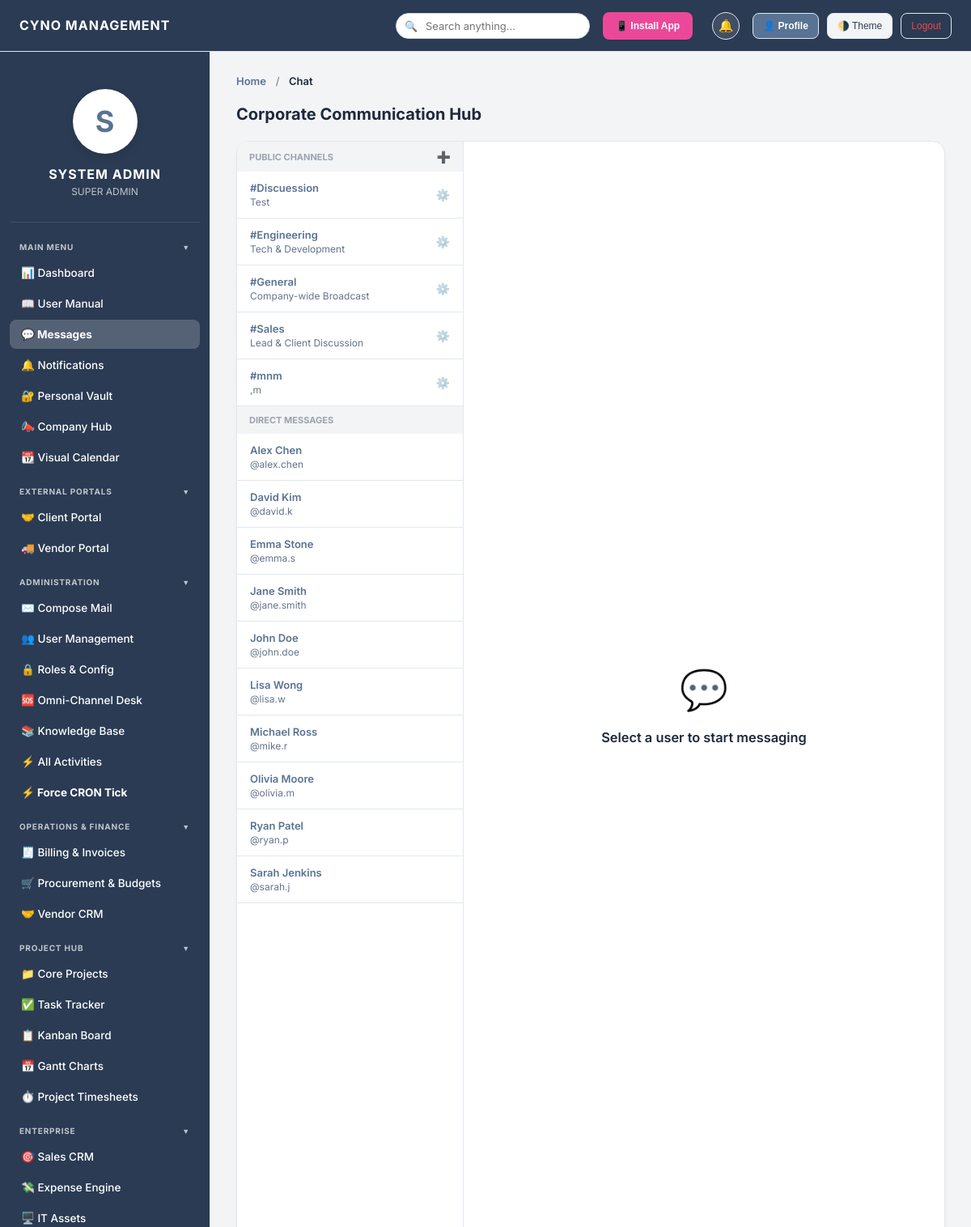
The page /chat.php (signed in) on the database its author committed.
### tables this page shows
CREATE TABLE chat_channels (id INTEGER PRIMARY KEY AUTOINCREMENT, name TEXT NOT NULL UNIQUE, description TEXT);

CREATE TABLE users (
        id INTEGER PRIMARY KEY AUTOINCREMENT,
        login_id TEXT UNIQUE NOT NULL,
        password TEXT NOT NULL,
        name TEXT NOT NULL,
        email TEXT UNIQUE NOT NULL,
        role TEXT NOT NULL,
        designation TEXT,
        department TEXT,
        status TEXT DEFAULT 'Active',
        created_at DATETIME DEFAULT CURRENT_TIMESTAMP
    , hourly_rate REAL DEFAULT 0, reports_to TEXT DEFAULT NULL, manager_id TEXT DEFAULT NULL, branch_id TEXT DEFAULT 'Global HQ', api_key TEXT DEFAULT NULL);

### includes/db.php (called while the page is built, shortened)
<?php
function hasPermission($pdo, $permission_key) {
    if (in_array($_SESSION['role'], ['Admin', 'Super Admin']) || $_SESSION['role'] === 'Super Admin') return true;
    return false;
}

### chat.php (the view, shortened to what this page needs)
<?php
require_once 'includes/db.php';
require_once 'includes/header.php';
require_once 'includes/sidebar.php';
$au_stmt = $pdo->prepare("SELECT login_id, name FROM users WHERE login_id != ? AND status = 'Active' ORDER BY name ASC");
$au_stmt->execute([$_SESSION['login_id']]);
$all_users = $au_stmt->fetchAll(PDO::FETCH_ASSOC);
$channels = $pdo->query("SELECT * FROM chat_channels ORDER BY name ASC")->fetchAll(PDO::FETCH_ASSOC);
?>
<div class="content-section active" style="padding-top:0;">
    <div class="section-header" style="margin: 20px 0;">
        <h2>Corporate Communication Hub</h2>
    </div>
    <div class="chat-container">
        <div class="user-list">
            <div style="padding: 10px 15px; font-size: 11px; font-weight: bold; color: #9ca3af; text-transform: uppercase; background: #f3f4f6; position:sticky; top:0; display:flex; justify-content:space-between; align-items:center;">
                Public Channels
                <?php if(hasPermission($pdo, 'moderate_chat')): ?>
                <span onclick="document.getElementById('channelModal').style.display='flex'" style="cursor:pointer; font-size:14px;" title="Create Channel">➕</span>
                <?php endif; ?>
            </div>
            <div id="dynamicChannelsList">
                <?php foreach($channels as $c):
                    $cId   = json_encode($c['name']);
                    $cName = json_encode($c['name']);
                    $cDesc = htmlspecialchars($c['description'] ?? 'Discussion channel');
                ?>
                <div class="user-list-item channel-item" data-login-id="<?= htmlspecialchars($c['name'], ENT_QUOTES) ?>" onclick="selectUser(event, <?= htmlspecialchars($cId, ENT_QUOTES) ?>, <?= htmlspecialchars($cName, ENT_QUOTES) ?>)" style="display:flex; justify-content:space-between; align-items:center;">
                    <div style="flex:1;">
                        <strong><?= htmlspecialchars($c['name']) ?></strong>
                        <span><?= $cDesc ?></span>
                    </div>
                    <?php if(hasPermission($pdo, 'moderate_chat')): ?>
                    <span onclick="event.stopPropagation(); openEditChannelModal(<?= $c['id'] ?>, <?= htmlspecialchars(json_encode($c['name']), ENT_QUOTES) ?>, <?= htmlspecialchars(json_encode($c['description']), ENT_QUOTES) ?>)" style="cursor:pointer; font-size:14px; opacity:0.5;" title="Edit Channel">⚙️</span>
                    <?php endif; ?>
                </div>
                <?php endforeach; ?>
            </div>
            <div style="padding: 10px 15px; font-size: 11px; font-weight: bold; color: #9ca3af; text-transform: uppercase; background: #f3f4f6; position:sticky; top:0;">Direct Messages</div>
            <?php foreach($all_users as $u):
                $uId   = json_encode($u['login_id']);
                $uName = json_encode($u['name']);
            ?>
                <div class="user-list-item" data-login-id="<?= htmlspecialchars($u['login_id'], ENT_QUOTES) ?>" onclick="selectUser(event, <?= htmlspecialchars($uId, ENT_QUOTES) ?>, <?= htmlspecialchars($uName, ENT_QUOTES) ?>)" style="display:flex; justify-content:space-between; align-items:center;">
                    <div style="flex:1;">
                        <strong><?= htmlspecialchars($u['name']) ?></strong>
                        <span>@<?= htmlspecialchars($u['login_id']) ?></span>
                    </div>
                </div>
            <?php endforeach; ?>
        </div>
        <div id="noChatSelected" style="flex:1; display:flex; align-items:center; justify-content:center; color:#999; flex-direction:column;">
            <div style="font-size: 48px; margin-bottom: 20px;">💬</div>
            <h3>Select a user to start messaging</h3>
        </div>
    </div>
</div>
<?php require_once 'includes/footer.php'; ?>

### rows shown on the page
chat_channels: name "#Discuession", description "Test"
chat_channels: name "#Engineering", description "Tech & Development"
chat_channels: name "#General", description "Company-wide Broadcast"
chat_channels: name "#Sales", description "Lead & Client Discussion"
chat_channels: name "#mnm", description ",m"
users: name "Alex Chen", login "alex.chen"
users: name "David Kim", login "david.k"
users: name "Emma Stone", login "emma.s"
users: name "Jane Smith", login "jane.smith"
users: name "John Doe", login "john.doe"
users: name "Lisa Wong", login "lisa.w"
users: name "Michael Ross", login "mike.r"
users: name "Olivia Moore", login "olivia.m"
users: name "Ryan Patel", login "ryan.p"
users: name "Sarah Jenkins", login "sarah.j"

### other values the page prints
$GLOBAL_SETTINGS['company_name'] "CYNO MANAGEMENT"
substr($_SESSION['name'],0,1) "S"
$_SESSION['name'] "SYSTEM ADMIN"
$_SESSION['role'] "SUPER ADMIN"
$pageTitle "Chat"
